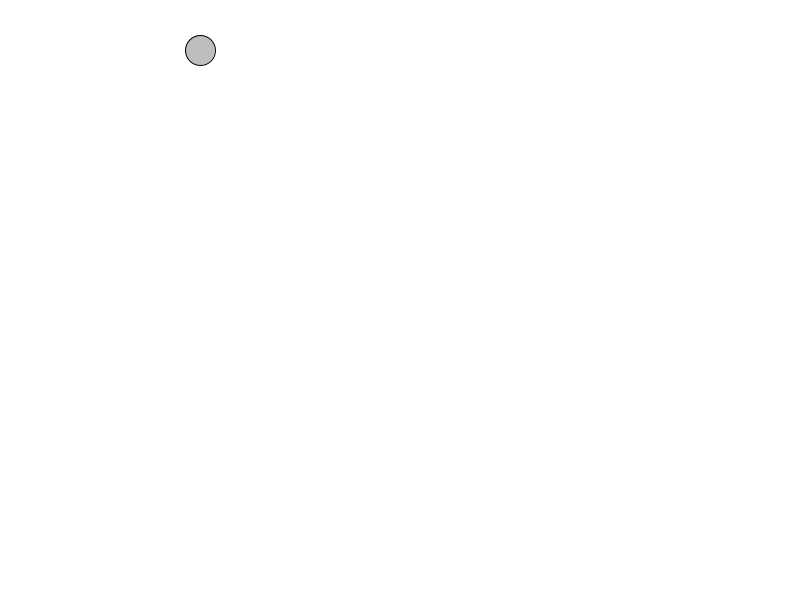
Frame 1 (no input)
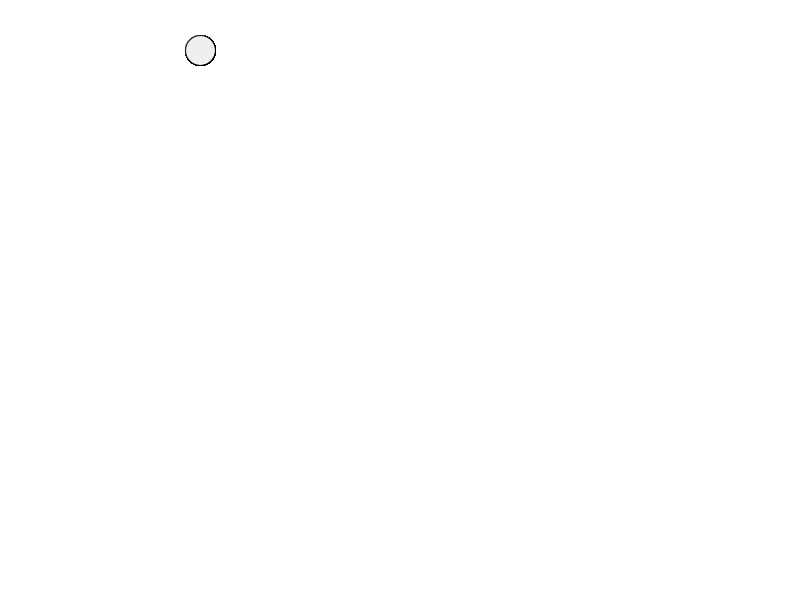
Frame 60 (the mouse pressed at the canvas centre just before this capture)
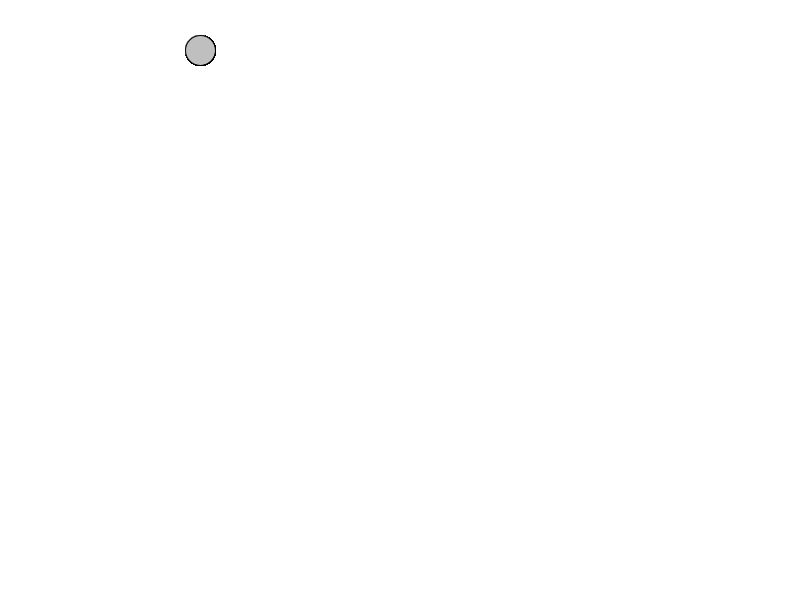
Frame 120 (the mouse held since frame 60 and released just before this capture)

The Processing sketch that drew these frames (run headless with seeded random() and noise(); from frame 60 on, the mouse is pressed at the canvas centre):

// Processing sketch: classes1
// ── classes1.pde

planeta mercurio;


void setup(){
size(800,600);
background(255);
mercurio = new planeta("mercurio", 30, 200, 50);

}



void draw(){

  mercurio.desenha();

}


class planeta{
  
  String Nome; 
    int raio;
    int posX;
    int posY;
  
  planeta(String N, int r, int pX, int pY){
    Nome = N; 
    raio = r;
    posX = pX;
    posY = pY;
  }
  
void desenha(){
  
stroke(0);
fill(255-random(100));
ellipse( posX, posY, raio, raio);

}

void mostra(){


}




}
